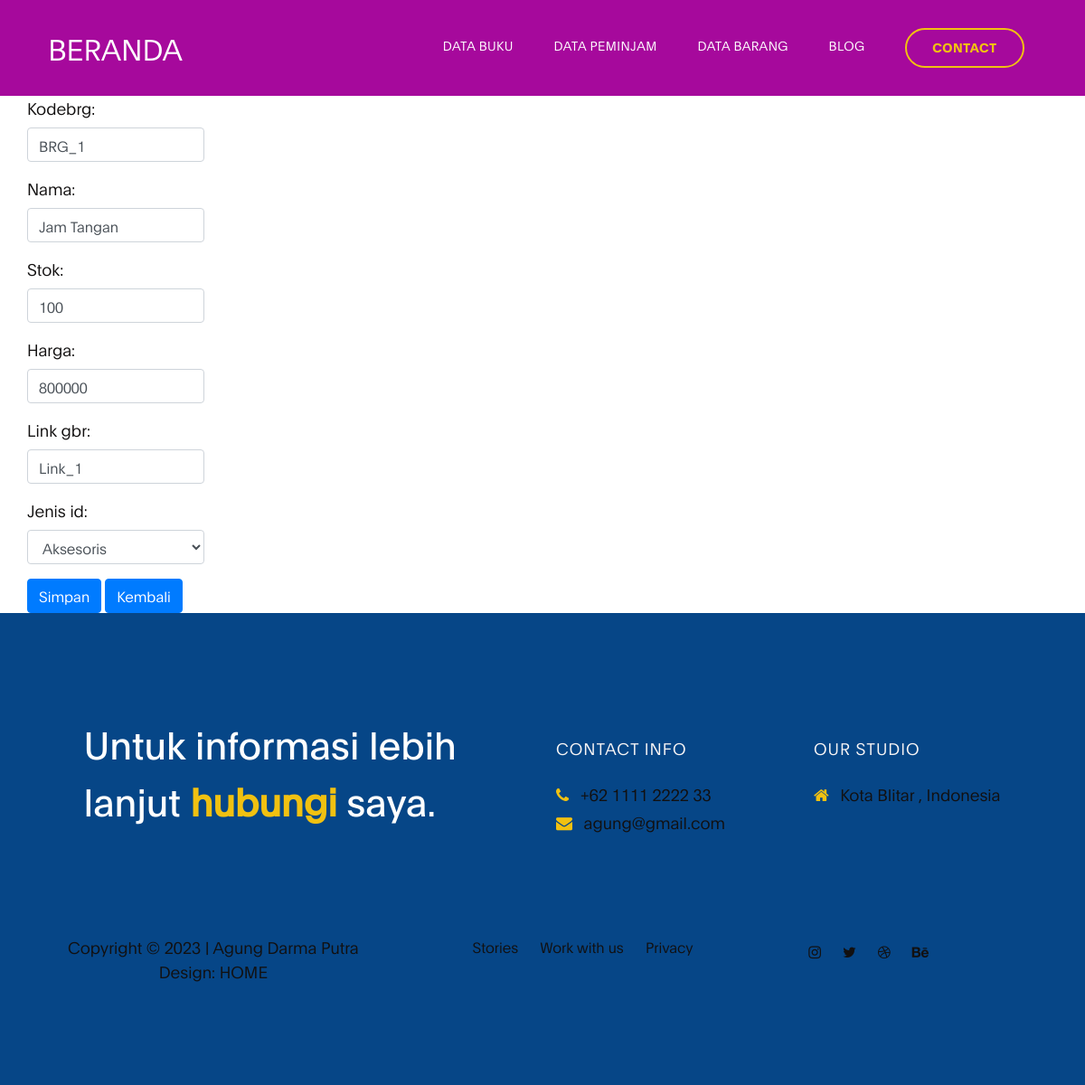
Screenshot of /ubah/31 with the database file from the repository.
### dashboard/models.py (models this page shows, shortened)
class Barang(models.Model):
    kodebrg = models.CharField(max_length=8, default='BRG')
    nama = models.CharField(max_length=50)
    stok = models.IntegerField()
    harga = models.BigIntegerField()
    link_gbr = models.CharField(max_length=150, blank=True)
    waktu_posting=models.DateTimeField(auto_now_add=True)
    jenis_id=models.ForeignKey(Jenis,on_delete=models.CASCADE, null=True)

class Jenis(models.Model):
    nama=models.CharField(max_length=50)
    ket=models.TextField()
    def __str__(self):
        return self.nama

### dashboard/views.py (the view)
# urls.py: path('ubah/<int:id_barang>',ubah_brg,name='ubah_brg'),
def ubah_brg(request, id_barang):
    barangs=Barang.objects.get(id=id_barang)
    if request.POST:
        form=FormBarang(request.POST,instance=barangs)
        if form.is_valid():
            form.save()
            messages.success(request,"Data Berhasil diubah")
            return redirect('ubah_brg',id_barang=id_barang)
    else:
        form=FormBarang(instance=barangs)
        konteks = {
            'form':form,
            'barangs': barangs
        }
    return render(request,'ubah_brg.html',konteks)

### dashboard/forms.py
class FormBarang(ModelForm):
    class Meta :
        model=Barang
        fields='__all__'
        widgets = {
            'kodebrg' : forms.TextInput({'class':'form-control'}),
            'nama' : forms.TextInput({'class':'form-control'}),
            'stok' : forms.NumberInput({'class':'form-control'}),
            'harga' : forms.NumberInput({'class':'form-control'}),
            'link_gbr' : forms.TextInput({'class':'form-control'}),
            'jenis_id' : forms.Select({'class':'form-control'}),
        }

### templates/ubah_brg.html (shortened to what this page needs)
{% extends 'base.html' %}
{% load static %}
{% block isinya %}
<div class="container">
    <div class="row">
        <div-class="col-md-2">
            <form action="{% url 'ubah_brg' barangs.id %}"method="post">
            {{form.as_p}}
            <button type="submit" class="btn btn-primary">Simpan</button>
            <a href="/databarang" class="btn btn-primary">Kembali</a>
        </form>
        </div>
    </div>
{% endblock %}

### static/css/templatemo-digital-trend.css (style rules this page uses)
:root { --primary-color: #ede210; --secondary-color: #f1c111; --white-color: #ffffff; --dark-color: #064687; --project-bg: #f0f8ff; --menu-bg: #a6099c; --title-color: #15141a; --gray-color: #f8f5f5; --link-color: #404040; --p-color: #121010; --base-font-family: 'Plain-Light', sans-serif; --title-font-family: 'Plain-Regular', sans-serif; --font-bold-family: 'Plain-Bold', sans-serif; --font-weight-bold: bold; --h1-font-size: 42px; --h2-font-size: 32px; --h3-font-size: 24px; --p-font-size: 18px; --base-font-size: 16px; --menu-font-size: 14px; --border-radius-large: 100px; --border-radius-small: 5px; }
body { background: var(--white-color); font-family: var(--base-font-family); }
p { color: var(--p-color); font-size: var(--p-font-size); line-height: 1.5em; }
* { -webkit-box-sizing: border-box; -moz-box-sizing: border-box; box-sizing: border-box; }
*::before, *::after { -webkit-box-sizing: border-box; -moz-box-sizing: border-box; box-sizing: border-box; }
a { color: var(--link-color); font-weight: normal; text-decoration: none; }

### rows the page displays
Barang: kodebrg "BRG_1", nama "Jam Tangan", stok "100", harga "800000", link_gbr "Link_1", jenis_id "Aksesoris"
